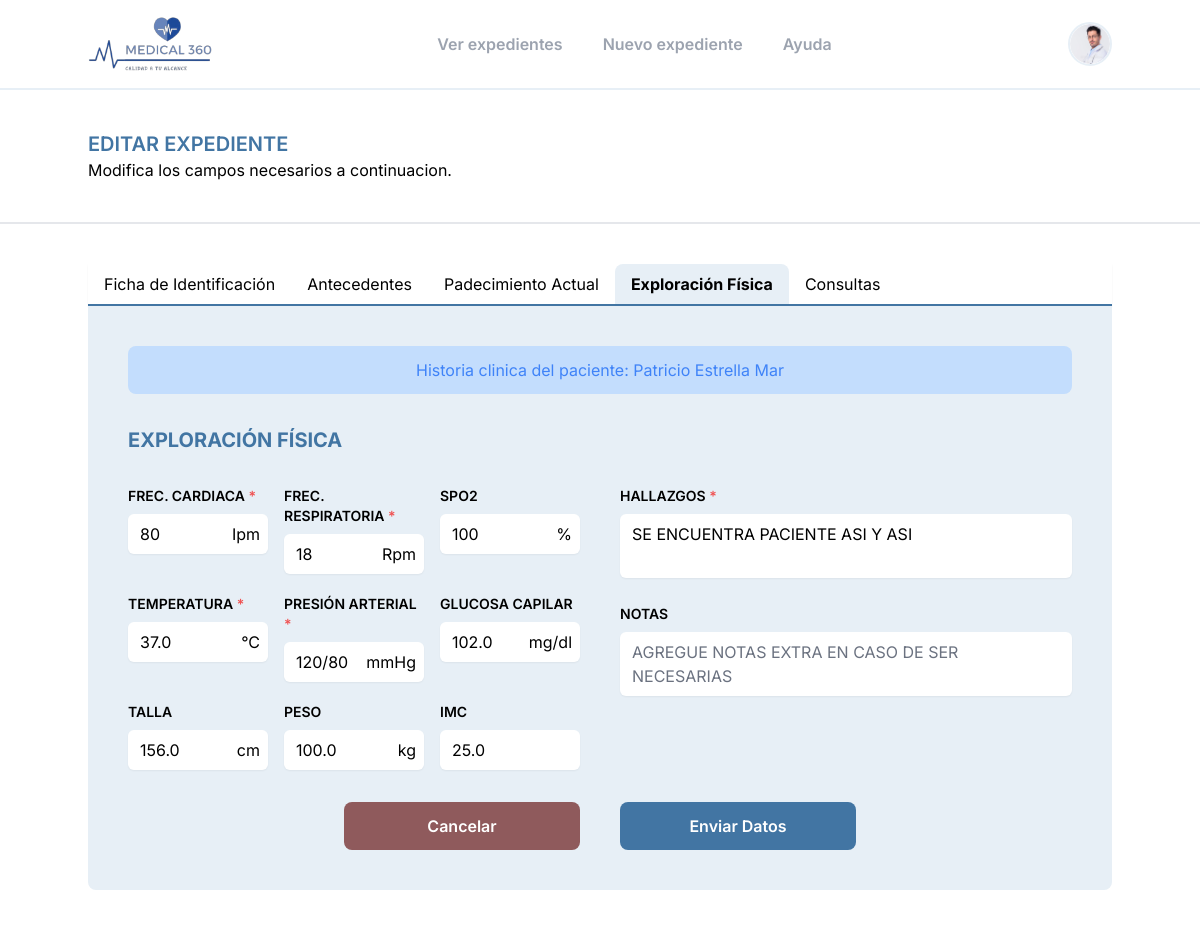
/update-file/1/exploracion/ (signed in), run on an earlier commit of the app's database.
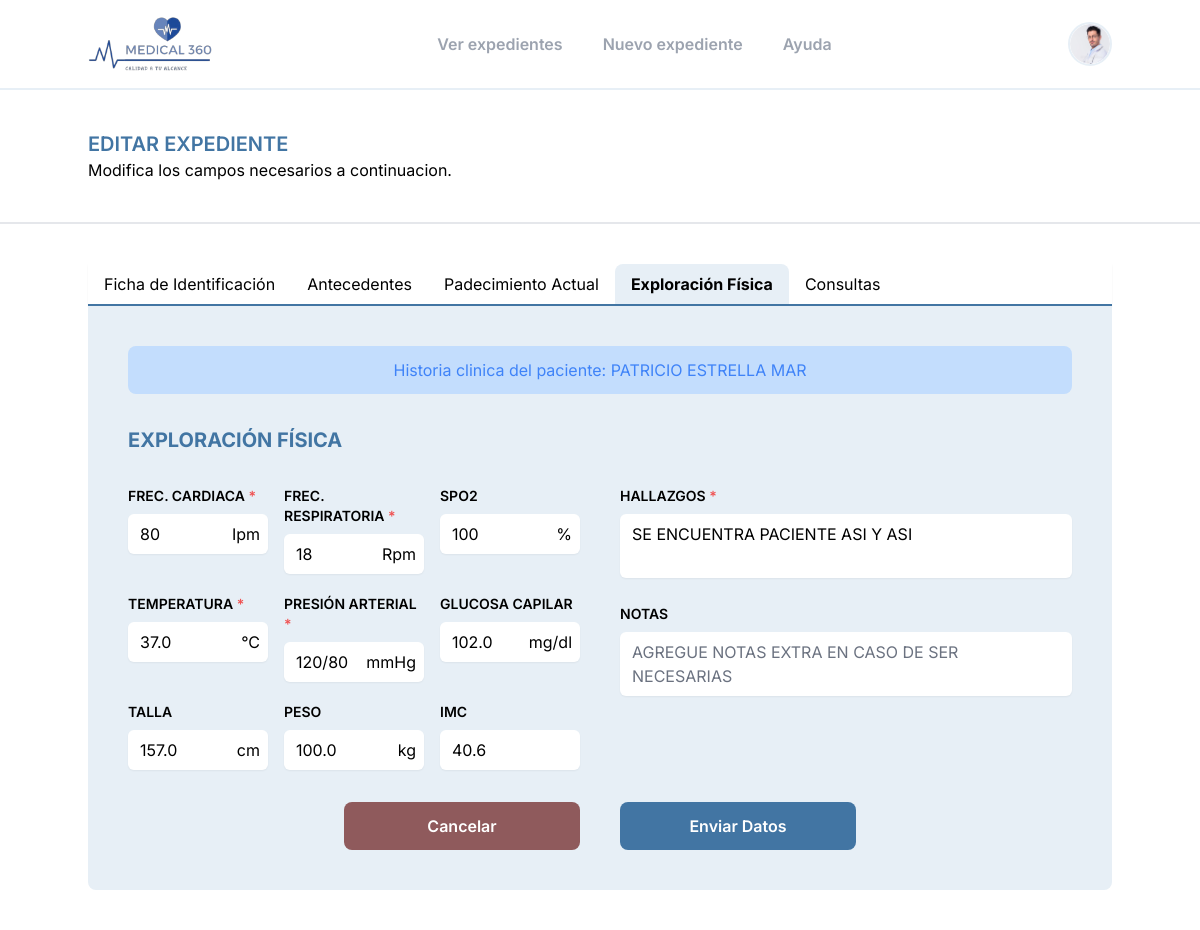
And on a later commit of the database.
### medical/models.py (models this page shows, shortened)
class Paciente(models.Model):
    GENERO_CHOICES = [
        ('M', 'Masculino'),
        ('F', 'Femenino'),
    ]
    ESTADO_CIVIL_CHOICES = [
        ('SOLTERO', 'SOLTERO'),
        ('CASADO', 'CASADO'),
        ('UNION_LIBRE', 'UNION LIBRE'),
        ('DIVORCIADO', 'DIVORCIADO'),
        ('VIUDO', 'VIUDO'),
    ]
    GRUPO_RH_CHOICES = [
        ('A+', 'A+'),
        ('B+', 'B+'),
        ('O+', 'O+'),
        ('AB+', 'AB+'),
        ('A-', 'A-'),
        ('B-', 'B-'),
        ('O-', 'O-'),
        ('AB-', 'AB-'),
        ('DESC', 'DESCONOCIDO'),
    ]
    ESCOLARIDAD_CHOICES = [
        ('NINGUNA', 'NINGUNA'),
        ('PRIMARIA', 'PRIMARIA'),
        ('PRIMARIA_T', 'PRIMARIA TRUNCA'),
        ('SECUNDARIA', 'SECUNDARIA'),
        ('SECUNDARIA_T', 'SECUNDARIA TRUNCA'),
        ('PREPARATORIA', 'PREPARATORIA'),
        ('PREPARATORIA_T', 'PREPARATORIA TRUNCA'),
        ('TECNICO', 'CARRERA TECNICA'),
        ('TECNICO_T', 'CARRERA TECNICA TRUNCA'),
        ('LICENCIATURA', 'LICENCIATURA'),
        ('LICENCIATURA_T', 'LICENCIATURA TRUNCA'),
        ('SUPERIOR', 'SUPERIOR'),
]
    nombre = models.CharField(max_length=30)
    apellido_pat = models.CharField(max_length=30)
    apellido_mat = models.CharField(max_length=30)
    fecha_nacimiento = models.DateField()
    genero = models.CharField(max_length=10, choices=GENERO_CHOICES)
    grupo_rh = models.CharField(max_length=4, choices=GRUPO_RH_CHOICES, default='DESC')
    alergias = models.CharField(max_length=30)
    estado_civil = models.CharField(max_length=15, choices=ESTADO_CIVIL_CHOICES, blank=True, null=True)
    curp = models.CharField(max_length=18, blank=True, null=True)
    nacionalidad = models.CharField(max_length=20, blank=True, null=True)
    escolaridad = models.CharField(max_length=30, choices=ESCOLARIDAD_CHOICES, blank=True, null=True)
    religion = models.CharField(max_length=50, blank=True, null=True)
    direccion = models.CharField(max_length=200, blank=True, null=True)
    ocupacion = models.CharField(max_length=50, blank=True, null=True)
    empleador = models.CharField(max_length=100, blank=True, null=True)
    telefono_personal = models.CharField(max_length=10, blank=True, null=True)
    nombre_contacto_emergencia = models.CharField(max_length=100, blank=True, null=True)
    telefono_contacto_emergencia = models.CharField(max_length=10, blank=True, null=True)
    fecha_alta = models.DateField()
    notas = models.TextField(blank=True, null=True)

class ExploracionFisica(models.Model):
    paciente = models.ForeignKey(Paciente, on_delete=models.CASCADE)
    medico = models.ForeignKey(Medico, on_delete=models.CASCADE)
    fecha = models.DateTimeField()
    temperatura = models.DecimalField(max_digits=5, decimal_places=1)
    presion_arterial = models.CharField(max_length=20)
    frecuencia_cardiaca = models.IntegerField()
    frecuencia_respiratoria = models.IntegerField()
    saturacion_oxigeno = models.IntegerField(blank=True, null=True, default=None)
    peso = models.FloatField(blank=True, null=True, default=None)
    talla = models.FloatField(blank=True, null=True, default=None)
    imc = models.FloatField(blank=True, null=True, default=None)
    glucosa = models.FloatField(blank=True, null=True, default=None)
    descripcion_exploracion = models.TextField()
    notas = models.TextField(blank=True, null=True)
    class Meta:
        verbose_name = "Exploracion Física"
        verbose_name_plural = "3.Exploraciones Físicas"

### medical/views.py (the view, shortened to what this page needs)
# urls.py: path('update-file/<int:id_paciente>/exploracion/', views.update_exploracion_view, name='update_exploracion'),
@login_required
def update_exploracion_view(request,id_paciente):
    paciente = get_object_or_404(Paciente, id=id_paciente)
    exploracion = ExploracionFisica.objects.filter(paciente=paciente).order_by('-fecha').first()
    template = loader.get_template('expedientes/update_exploracion.html')
    context = {'paciente': paciente, 'exploracion': exploracion}
    return HttpResponse(template.render(context, request))

### templates/expedientes/update_exploracion.html (shortened to what this page needs)
{% extends "base_2.html" %} {% load static %} {% block content %}
<section class="lg:px-0 min-h-screen">
  {% include "plantillas/navbar.html" %}
  <div class="py-10 border-b-2 border-gray-200 bg-white md:px-6">
    <div class="lg:container lg:mx-auto">
      <h1 class="uppercase font-semibold text-main text-xl">
        Editar Expediente
      </h1>
      <p>Modifica los campos necesarios a continuacion.</p>
    </div>
  </div>
  <div class="py-10 bg-white md:px-6">
    {% include "plantillas/navbarFormulariosUpdate.html" %}
    <div id="form_exploracion_fisica" class="formulario">
      <form
      id="formData_exploracion_fisica"
      class="lg:container lg:mx-auto bg-background p-10 space-y-8 rounded-b-lg"
      action="{% url 'medical:update_exploracion' paciente.id %}"
      method="post"
    >
        {% include "expedientes/forms/exploracion_fisica.html" %}
    </form>
  </div>
</section>
{% endblock %}

### templates/expedientes/forms/exploracion_fisica.html (shortened to what the changed rows need)
{% if paciente %}
<div class="w-full bg-blue-200 border-blue-500 text-blue-500  rounded-lg p-3 text-center">
  Historia clinica del paciente: {{ paciente.nombre }} {{ paciente.apellido_pat }} {{ paciente.apellido_mat }}
</div>
{% endif %}
<h1 class="text-xl font-bold text-main uppercase">Exploración Física</h1>
<div class="w-full gap-10 grid lg:grid-cols-2 ">
  <div class="space-y-5">
    <div class="grid grid-cols-3 gap-4">
      <div>
        <div class="w-full relative bg-white rounded-lg">
          <input
            id="frecuencia_cardiaca"
            name="frecuencia_cardiaca"
            class="w-full border-none rounded-md bg-white shadow-sm appearance-none"
            type="number"
            value="{% if datos_formulario and datos_formulario.frecuencia_cardiaca is not none %}{{ datos_formulario.frecuencia_cardiaca }}{% elif paciente and exploracion.frecuencia_cardiaca is not none %}{{ exploracion.frecuencia_cardiaca }}{% endif %}"
          />
          <p class="absolute inset-y-0 flex items-center right-2">Ipm</p>
        </div>
      </div>
      <div>
        <div class="w-full relative bg-white rounded-lg">
          <input
            id="frecuencia_respiratoria"
            name="frecuencia_respiratoria"
            class="w-full border-none rounded-md bg-white shadow-sm"
            type="number"
            value="{% if datos_formulario and datos_formulario.frecuencia_respiratoria is not none %}{{ datos_formulario.frecuencia_respiratoria }}{% elif paciente and exploracion.frecuencia_respiratoria is not none %}{{ exploracion.frecuencia_respiratoria }}{% endif %}"
          />
          <p class="absolute inset-y-0 flex items-center right-2">Rpm</p>
        </div>
      </div>
      <div>
        <div class="w-full relative bg-white rounded-lg">
          <input
            id="saturacion_oxigeno"
            name="saturacion_oxigeno"
            class="w-full border-none rounded-md bg-white shadow-sm"
            type="number"
            value="{% if datos_formulario and datos_formulario.saturacion_oxigeno is not none %}{{ datos_formulario.saturacion_oxigeno }}{% elif paciente and exploracion.saturacion_oxigeno is not none %}{{ exploracion.saturacion_oxigeno }}{% endif %}"
          />
          <p class="absolute inset-y-0 flex items-center right-2">%</p>
        </div>
      </div>
    </div>
    <div class="grid grid-cols-3 gap-4">
      <div>
        <div class="w-full relative bg-white rounded-lg">
          <input
            id="temperatura"
            name="temperatura"
            class="w-full border-none rounded-md bg-white shadow-sm"
            type="text"
            value="{% if datos_formulario and datos_formulario.temperatura is not none %}{{ datos_formulario.temperatura }}{% elif paciente and exploracion.temperatura is not none %}{{ exploracion.temperatura }}{% endif %}"
          />
          <p class="absolute inset-y-0 flex items-center right-2">°C</p>
        </div>
      </div>
      <div>
        <div class="w-full relative bg-white rounded-lg">
          <input
            id="presion_arterial"
            name="presion_arterial"
            class="w-full border-none rounded-md bg-white shadow-sm"
            type="text"
            value="{% if datos_formulario and datos_formulario.presion_arterial is not none %}{{ datos_formulario.presion_arterial }}{% elif paciente and exploracion.presion_arterial is not none %}{{ exploracion.presion_arterial }}{% endif %}"
          />
          <p class="absolute inset-y-0 flex items-center right-2">mmHg</p>
        </div>
      </div>
      <div>
        <div class="w-full relative bg-white rounded-lg">
          <input
            id="glucosa"
            name="glucosa"
            class="w-full border-none rounded-md bg-white shadow-sm"
            type="text"
            value="{% if datos_formulario and datos_formulario.glucosa is not none %}{{ datos_formulario.glucosa }}{% elif paciente and exploracion.glucosa is not none %}{{ exploracion.glucosa }}{% endif %}"
          />
          <p class="absolute inset-y-0 flex items-center right-2">mg/dl</p>
        </div>
      </div>
    </div>
    <div class="grid grid-cols-3 gap-4">
      <div>
        <div class="w-full relative bg-white rounded-lg">
          <input
            id="talla"
            name="talla"
            class="w-full border-none rounded-md bg-white shadow-sm"
            type="text"
            value="{% if datos_formulario and datos_formulario.talla is not none %}{{ datos_formulario.talla }}{% elif paciente and exploracion.talla is not none %}{{ exploracion.talla }}{% endif %}"
          />
          <p class="absolute inset-y-0 flex items-center right-2">cm</p>
        </div>
      </div>
      <div>
        <div class="w-full relative bg-white rounded-lg">
          <input
            id="peso"
            name="peso"
            class="w-full border-none rounded-md bg-white shadow-sm"
            type="text"
            value="{% if datos_formulario and datos_formulario.peso is not none %}{{ datos_formulario.peso }}{% elif paciente and exploracion.peso is not none %}{{ exploracion.peso }}{% endif %}"
          />
          <p class="absolute inset-y-0 flex items-center right-2">kg</p>
        </div>
      </div>
      <div>
        <div class="w-full relative bg-white rounded-lg">
          <input
            id="imc"
            name="imc"
            class="w-full border-none rounded-md bg-white shadow-sm"
            type="text"
            value="{% if datos_formulario and datos_formulario.imc is not none %}{{ datos_formulario.imc }}{% elif paciente and exploracion.imc is not none %}{{ exploracion.imc }}{% endif %}"
          />
        </div>
      </div>
    </div>
  </div>
  <div class="space-y-5">
    <div>
      <label
        for="descripcion_exploracion"
        class="block mb-2 text-sm font-semibold uppercase"
        >Hallazgos <span class="text-red-500">*</span></label
      >
      <textarea
        id="descripcion_exploracion"
        name="descripcion_exploracion"
        class="resize-none w-full border-none rounded-md bg-white shadow-sm uppercase"
        placeholder="Escriba los hallazgos correspondientes"
      >{% if datos_formulario %}{{ datos_formulario.descripcion_exploracion }}{% elif paciente %}{{ exploracion.descripcion_exploracion }}{% endif %}</textarea>
    </div>
  </div>
</div>
<div class="flex justify-center gap-10 mt-20">
  <a
    href="/"
    class="w-3/12 py-3 border-none bg-rojo focus:ring-2 focus:ring-offset-2 focus:ring-rojo text-center rounded-lg text-white font-semibold"
    >Cancelar</a
  >
  <button
  type="submit"
  class="w-3/12 py-3 border-none bg-main focus:ring-2 focus:ring-offset-2 focus:ring-main text-center rounded-lg text-white font-semibold"
  onclick="mostrarAlerta()"
>
</button>
</div>

What changed in the data, as far as the page shows it:
changed Paciente: nombre "Patricio" → "PATRICIO"; apellido_pat "Estrella" → "ESTRELLA"; apellido_mat "Mar" → "MAR"
changed ExploracionFisica: talla "156.0" → "157.0"; imc "25.0" → "40.6"; descripcion_exploracion "Se encuentra paciente asi y asi" → "SE ENCUENTRA PACIENTE ASI Y ASI"
